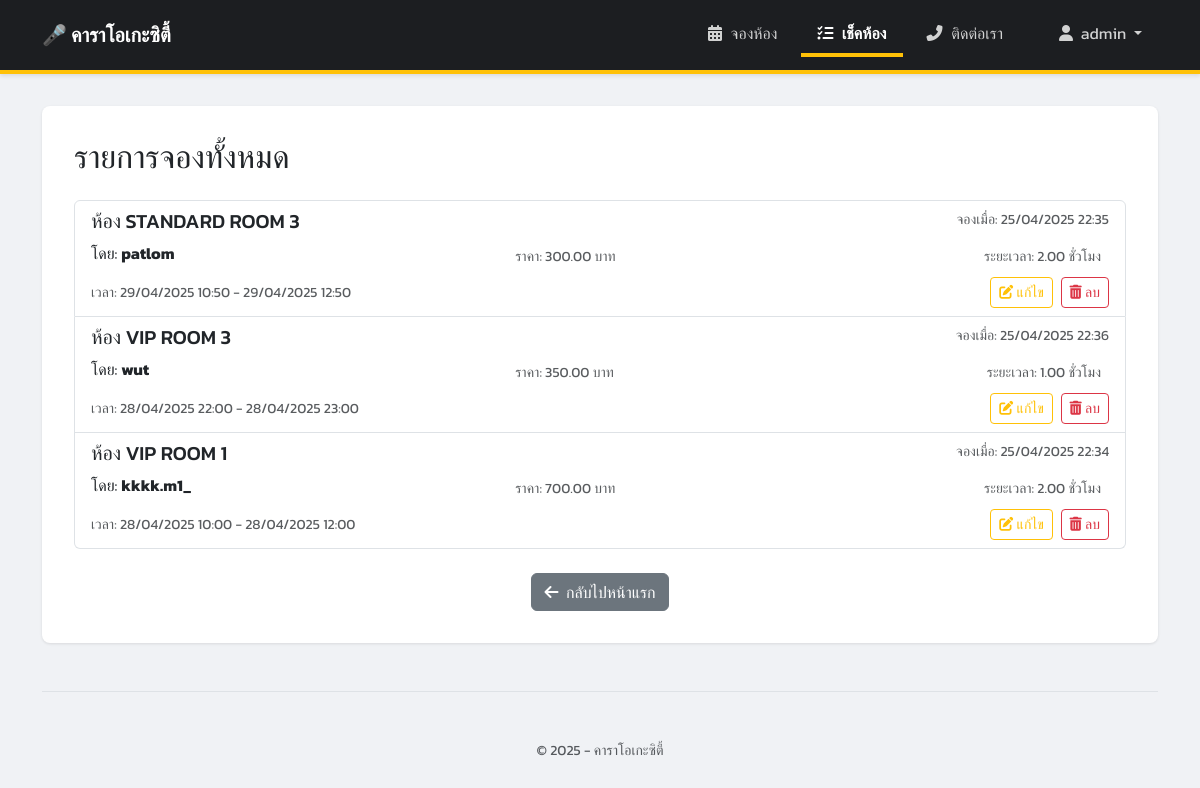
/booking/bookings/all/ (signed in), run on the app's committed database.
### booking/models.py (models this page shows, shortened)
class Booking(models.Model):
    room = models.ForeignKey(Room, on_delete=models.CASCADE, related_name='bookings') # เชื่อมโยงไปยังห้อง
    user_name = models.CharField(max_length=100) # ชื่อผู้จอง (แบบง่ายก่อน)
    start_time = models.DateTimeField()          # วันเวลาเริ่มต้น
    end_time = models.DateTimeField()            # วันเวลาสิ้นสุด
    booking_time = models.DateTimeField(default=timezone.now) # วันเวลาที่ทำการจอง (ใส่ค่าอัตโนมัติ)
    @property
    def duration_hours(self):
        if self.start_time and self.end_time:
            duration = self.end_time - self.start_time
            if duration.total_seconds() > 0:
                return duration.total_seconds() / 3600
        return 0 # คืนค่า 0 ถ้าไม่มี start/end time หรือ duration ไม่เป็นบวก
    @property
    def total_price(self):
        if self.start_time and self.end_time and self.room and self.room.price_per_hour is not None:
            try:
                duration_decimal = Decimal(str(self.duration_hours))
                calculated_price = (duration_decimal * self.room.price_per_hour).quantize(Decimal('0.01'))
                return calculated_price
            except Exception as e:
                print(f"Error calculating total_price: {e}") # แสดง error ใน console (สำหรับ debug)
                return Decimal('0.00') # คืนค่า 0 เพื่อป้องกัน Error หน้าเว็บ
        return Decimal('0.00')

class Room(models.Model):
    name = models.CharField(max_length=100, unique=True) # ชื่อห้อง (ไม่ซ้ำกัน)
    capacity = models.PositiveIntegerField()             # ความจุ (จำนวนเต็มบวก)
    price_per_hour = models.DecimalField(max_digits=8, decimal_places=2) # ราคาต่อชั่วโมง

### booking/views.py (the view)
# urls.py: path('bookings/all/', views.all_bookings, name='all_bookings'), # หน้าแสดงการจองทั้งหมด
def all_bookings(request):
    bookings = Booking.objects.all().order_by('-start_time') # เรียงตามเวลาเริ่มล่าสุดก่อน
    context = {'bookings': bookings}
    return render(request, 'booking/all_bookings.html', context)

### booking/templates/booking/all_bookings.html (shortened to what this page needs)
{% extends "booking/base.html" %}
{% block content %}
    <h2 class="mb-4">รายการจองทั้งหมด</h2>
    <div class="list-group mb-4">
        {% for booking in bookings %}
        <div class="list-group-item">
            <div class="d-flex w-100 justify-content-between align-items-start">
                <h5 class="mb-1">ห้อง {{ booking.room.name }}</h5>
                <small class="text-muted">จองเมื่อ: {{ booking.booking_time|date:"d/m/Y H:i" }}</small>
            </div>
            <div class="row w-100 align-items-center mt-1 gx-2">
                <div class="col-5">
                    <p class="mb-1">โดย: <strong>{{ booking.user_name }}</strong></p>
                </div>
                <div class="col-4">
                    <small class="text-muted">ราคา: {{ booking.total_price|floatformat:2 }} บาท</small>
                </div>
                <div class="col-3 text-end">
                    <small class="text-muted">ระยะเวลา: {{ booking.duration_hours|floatformat:2 }} ชั่วโมง</small>
                </div>
            </div>
            <div class="d-flex w-100 justify-content-between align-items-center mt-2">
                <small class="text-muted">เวลา: {{ booking.start_time|date:"d/m/Y H:i" }} - {{ booking.end_time|date:"d/m/Y H:i" }}</small>
                <div>
                    <a href="{% url 'booking_edit' booking.id %}" class="btn btn-sm btn-outline-warning me-1" title="แก้ไขการจอง">
                        <i class="fas fa-edit"></i> <span class="d-none d-sm-inline">แก้ไข</span>
                    </a>
                    <button type="button" class="btn btn-sm btn-outline-danger" data-bs-toggle="modal" data-bs-target="#deleteConfirmModal{{ booking.id }}" title="ลบการจอง">
                        <i class="fas fa-trash-alt"></i> <span class="d-none d-sm-inline">ลบ</span>
                    </button>
                </div>
            </div>
        </div>
        {% empty %}
        <div class="list-group-item">
             <p class="mb-0 text-muted text-center"><i class="fas fa-info-circle me-1"></i>ยังไม่มีการจองในระบบ</p>
        </div>
        {% endfor %}
    </div>
    <div class="text-center">
      <a href="{% url 'room_list' %}" class="btn btn-secondary">
          <i class="fas fa-arrow-left me-1"></i> กลับไปหน้าแรก
      </a>
    </div>
{% endblock %}

### booking/templates/booking/base.html (shortened to what this page needs)
<!DOCTYPE html>
<html lang="th">
<head>
    <link href="https://cdn.jsdelivr.net/npm/bootstrap@5.3.3/dist/css/bootstrap.min.css" rel="stylesheet">
    <link rel="stylesheet" href="https://cdnjs.cloudflare.com/ajax/libs/font-awesome/6.5.2/css/all.min.css" />
</head>
<body>
    <nav class="navbar navbar-expand-lg custom-navbar">
        <div class="container">
            <a class="navbar-brand" href="{% url 'room_list' %}">
                 🎤 คาราโอเกะซิตี้
            </a>
            <div class="collapse navbar-collapse" id="navbarSupportedContent">
              <ul class="navbar-nav ms-auto mb-2 mb-lg-0 align-items-center">
                <li class="nav-item">
                  <a class="nav-link {% if request.resolver_match.url_name == 'room_list' %}active{% endif %}" aria-current="page" href="{% url 'room_list' %}"><i class="fas fa-calendar-alt"></i> จองห้อง</a>
                </li>
                <li class="nav-item">
                  <a class="nav-link {% if request.resolver_match.url_name == 'all_bookings' %}active{% endif %}" href="{% url 'all_bookings' %}"><i class="fas fa-list-check"></i> เช็คห้อง</a>
                </li>
                <li class="nav-item">
                  <a class="nav-link" href="#" data-bs-toggle="modal" data-bs-target="#contactModal">
                    <i class="fas fa-phone-alt"></i> ติดต่อเรา
                  </a>
                </li>
                {% if user.is_authenticated %}
                    <li class="nav-item dropdown ms-lg-3">
                        <a class="nav-link dropdown-toggle" href="#" id="navbarUserDropdown" role="button" data-bs-toggle="dropdown" aria-expanded="false">
                            <i class="fas fa-user me-1"></i> {{ user.username }}
                        </a>
                    </li>
                {% else %}
                    {% comment %} --- แสดงเมื่อผู้ใช้ยังไม่ได้ล็อกอิน --- {% endcomment %}
                    <li class="nav-item login-button ms-lg-3">
                      <a class="nav-link" href="{% url 'login' %}"><i class="fas fa-user-circle"></i> เข้าสู่ระบบ</a>
                    </li>
                {% endif %}
              </ul>
            </div>
        </div>
    </nav>
    <div class="container mt-4">
        <main>
{% block content %}
            {% endblock %}
        </main>
        <footer class="pt-4 my-md-5 pt-md-5 border-top text-center">
            <small class="d-block mb-3 text-muted">&copy; 2025 - คาราโอเกะซิตี้</small>
        </footer>
    </div>
</body>
</html>

### booking/templates/booking/base.html (style rules this page uses)
body { font-family: 'Kanit', sans-serif; background-color: #f0f2f5; padding-top: 0; padding-bottom: 20px; }
.navbar.custom-navbar { background-color: #1c1e21; padding-top: 0.8rem; padding-bottom: 0.8rem; border-bottom: 4px solid #ffc107; box-shadow: 0 2px 4px rgba(0,0,0,.1); }
.navbar.custom-navbar .navbar-brand { color: #ffffff; font-weight: bold; }
.navbar.custom-navbar .navbar-nav .nav-link { color: rgba(255, 255, 255, 0.8); padding: 0.5rem 1rem; margin-left: 0.5rem; border-bottom: 4px solid transparent; transition: color 0.2s ease, border-color 0.2s ease; }
.navbar.custom-navbar .navbar-nav .nav-link.active { color: #ffffff; font-weight: bold; border-bottom-color: #ffc107; }
.navbar.custom-navbar .navbar-nav .nav-link i { margin-right: 5px; }
.navbar.custom-navbar .navbar-nav .dropdown-toggle { color: rgba(255, 255, 255, 0.8); }
.container { max-width: 1140px; }
main { background-color: #ffffff; padding: 2rem; border-radius: 8px; box-shadow: 0 1px 3px rgba(0,0,0,.1); margin-top: 2rem; }
footer { margin-top: 3rem; }
.btn-secondary { background-color: #6c757d; border-color: #6c757d; }

### data on the page
Booking: room.name "STANDARD ROOM 3", booking_time "25/04/2025 22:35", user_name "patlom", total_price "300.00", duration_hours "2.00", start_time "29/04/2025 10:50", end_time "29/04/2025 12:50"
Booking: room.name "VIP ROOM 3", booking_time "25/04/2025 22:36", user_name "wut", total_price "350.00", duration_hours "1.00", start_time "28/04/2025 22:00", end_time "28/04/2025 23:00"
Booking: room.name "VIP ROOM 1", booking_time "25/04/2025 22:34", user_name "kkkk.m1_", total_price "700.00", duration_hours "2.00", start_time "28/04/2025 10:00", end_time "28/04/2025 12:00"

### other printed values
{{ user.username }} "admin"
